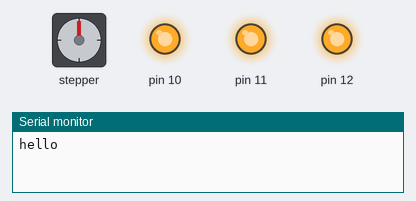
A sketch run on a simulated Arduino Uno, built with avr-gcc and run on an emulated ATmega328P. Parts: stepper motor, output pins drawn as LEDs (lit = HIGH), the last lines printed to the serial monitor. Stepper angles assume 200 steps per turn.

Above: at 0.05 s.
At 0.7 s:
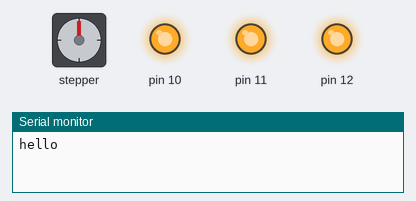
At 1.4 s:
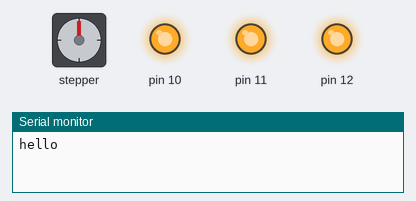
At 2.8 s:
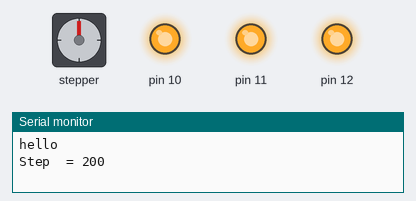
Timing chart, 0 to 6.5 s (numbered marks = the images above):
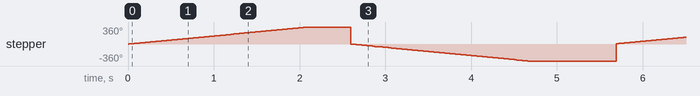

The sketch:

0831_test1.ino
```cpp
/*
스텝모터 제어코드
1바퀴=200스텝
속도단위 steps/seconds
*/

#include <AccelStepper.h>

#define dirPin 2
#define stepPin 3
#define motorInterfaceType 1

AccelStepper stepper = AccelStepper(motorInterfaceType, stepPin, dirPin);

void setup() {
  stepper.setMaxSpeed(1000);
  pinMode(12,OUTPUT);
  pinMode(11,OUTPUT);
  pinMode(10,OUTPUT);
  digitalWrite(12,HIGH);
  digitalWrite(11,HIGH);
  digitalWrite(10,HIGH);
  Serial.begin(9600);
  Serial.println("hello");
}

void loop()
{

    stepper.setCurrentPosition(0);//위치 초기화
    while(stepper.currentPosition() != 200)
    {
      stepper.setSpeed(100); //100steps/seconds , 1초에 반바퀴
      stepper.run();
    }
    Serial.print( "Step  = "  );
    Serial.println(stepper.currentPosition());
    delay(500);
    stepper.setCurrentPosition(0);
    while(stepper.currentPosition() != -200)
    {
      stepper.setSpeed(-100);
      stepper.run();
    }
    Serial.print( "Step  = "  );
    Serial.println(stepper.currentPosition());
    delay(1000);
}
```
